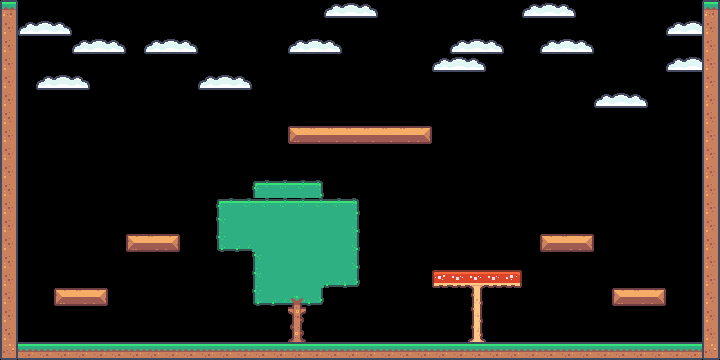

This is a level from a 2D game, rendered from its Tiled map with the project's own tilesets. A one-line summary and the map file follow, with tile-layer data summarised:
An orthogonal 40x20 tile map with 18x18 px tiles, 1 tile layer (Ground-n-platforms) and 9 objects (9x gold_coin).

<map version="1.10" tiledversion="1.10.2" orientation="orthogonal" renderorder="right-down" width="40" height="20" tilewidth="18" tileheight="18" infinite="0" nextlayerid="3" nextobjectid="12">
 <editorsettings>
  <export target="End_map.tmj" format="json" />
 </editorsettings>
 <tileset firstgid="1" name="tilemap_packed" tilewidth="18" tileheight="18" tilecount="180" columns="20">
  <image source="tilemap_packed.png" width="360" height="162" />
  <tile id="0">
   <properties>
    <property name="collides" type="bool" value="true" />
   </properties>
  </tile>
  <tile id="1">
   <properties>
    <property name="collides" type="bool" value="true" />
   </properties>
  </tile>
  <tile id="2">
   <properties>
    <property name="collides" type="bool" value="true" />
   </properties>
  </tile>
  <tile id="3">
   <properties>
    <property name="collides" type="bool" value="true" />
   </properties>
  </tile>
  <tile id="12">
   <properties>
    <property name="collides" type="bool" value="true" />
   </properties>
  </tile>
  <tile id="13">
   <properties>
    <property name="collides" type="bool" value="true" />
   </properties>
  </tile>
  <tile id="14">
   <properties>
    <property name="collides" type="bool" value="true" />
   </properties>
  </tile>
  <tile id="15">
   <properties>
    <property name="collides" type="bool" value="true" />
   </properties>
  </tile>
  <tile id="16">
   <properties>
    <property name="collides" type="bool" value="true" />
   </properties>
  </tile>
  <tile id="17">
   <properties>
    <property name="collides" type="bool" value="true" />
   </properties>
  </tile>
  <tile id="18">
   <properties>
    <property name="collides" type="bool" value="true" />
   </properties>
  </tile>
  <tile id="19">
   <properties>
    <property name="collides" type="bool" value="true" />
   </properties>
  </tile>
  <tile id="20">
   <properties>
    <property name="collides" type="bool" value="true" />
   </properties>
  </tile>
  <tile id="21">
   <properties>
    <property name="collides" type="bool" value="true" />
   </properties>
  </tile>
  <tile id="22">
   <properties>
    <property name="collides" type="bool" value="true" />
   </properties>
  </tile>
  <tile id="23">
   <properties>
    <property name="collides" type="bool" value="true" />
   </properties>
  </tile>
  <tile id="36">
   <properties>
    <property name="collides" type="bool" value="true" />
   </properties>
  </tile>
  <tile id="37">
   <properties>
    <property name="collides" type="bool" value="true" />
   </properties>
  </tile>
  <tile id="38">
   <properties>
    <property name="collides" type="bool" value="true" />
   </properties>
  </tile>
  <tile id="39">
   <properties>
    <property name="collides" type="bool" value="true" />
   </properties>
  </tile>
  <tile id="40">
   <properties>
    <property name="collides" type="bool" value="true" />
   </properties>
  </tile>
  <tile id="41">
   <properties>
    <property name="collides" type="bool" value="true" />
   </properties>
  </tile>
  <tile id="42">
   <properties>
    <property name="collides" type="bool" value="true" />
   </properties>
  </tile>
  <tile id="43">
   <properties>
    <property name="collides" type="bool" value="true" />
   </properties>
  </tile>
  <tile id="47">
   <properties>
    <property name="collides" type="bool" value="true" />
   </properties>
  </tile>
  <tile id="48">
   <properties>
    <property name="collides" type="bool" value="true" />
   </properties>
  </tile>
  <tile id="49">
   <properties>
    <property name="collides" type="bool" value="true" />
   </properties>
  </tile>
  <tile id="50">
   <properties>
    <property name="collides" type="bool" value="true" />
   </properties>
  </tile>
  <tile id="56">
   <properties>
    <property name="collides" type="bool" value="true" />
   </properties>
  </tile>
  <tile id="57">
   <properties>
    <property name="collides" type="bool" value="true" />
   </properties>
  </tile>
  <tile id="58">
   <properties>
    <property name="collides" type="bool" value="true" />
   </properties>
  </tile>
  <tile id="59">
   <properties>
    <property name="collides" type="bool" value="true" />
   </properties>
  </tile>
  <tile id="60">
   <properties>
    <property name="collides" type="bool" value="true" />
   </properties>
  </tile>
  <tile id="61">
   <properties>
    <property name="collides" type="bool" value="true" />
   </properties>
  </tile>
  <tile id="62">
   <properties>
    <property name="collides" type="bool" value="true" />
   </properties>
  </tile>
  <tile id="63">
   <properties>
    <property name="collides" type="bool" value="true" />
   </properties>
  </tile>
  <tile id="76">
   <properties>
    <property name="collides" type="bool" value="true" />
   </properties>
  </tile>
  <tile id="77">
   <properties>
    <property name="collides" type="bool" value="true" />
   </properties>
  </tile>
  <tile id="78">
   <properties>
    <property name="collides" type="bool" value="true" />
   </properties>
  </tile>
  <tile id="79">
   <properties>
    <property name="collides" type="bool" value="true" />
   </properties>
  </tile>
  <tile id="80">
   <properties>
    <property name="collides" type="bool" value="true" />
   </properties>
  </tile>
  <tile id="81">
   <properties>
    <property name="collides" type="bool" value="true" />
   </properties>
  </tile>
  <tile id="82">
   <properties>
    <property name="collides" type="bool" value="true" />
   </properties>
  </tile>
  <tile id="83">
   <properties>
    <property name="collides" type="bool" value="true" />
   </properties>
  </tile>
  <tile id="100">
   <properties>
    <property name="collides" type="bool" value="true" />
   </properties>
  </tile>
  <tile id="101">
   <properties>
    <property name="collides" type="bool" value="true" />
   </properties>
  </tile>
  <tile id="102">
   <properties>
    <property name="collides" type="bool" value="true" />
   </properties>
  </tile>
  <tile id="103">
   <properties>
    <property name="collides" type="bool" value="true" />
   </properties>
  </tile>
  <tile id="120">
   <properties>
    <property name="collides" type="bool" value="true" />
   </properties>
  </tile>
  <tile id="121">
   <properties>
    <property name="collides" type="bool" value="true" />
   </properties>
  </tile>
  <tile id="122">
   <properties>
    <property name="collides" type="bool" value="true" />
   </properties>
  </tile>
  <tile id="123">
   <properties>
    <property name="collides" type="bool" value="true" />
   </properties>
  </tile>
  <tile id="140">
   <properties>
    <property name="collides" type="bool" value="true" />
   </properties>
  </tile>
  <tile id="141">
   <properties>
    <property name="collides" type="bool" value="true" />
   </properties>
  </tile>
  <tile id="142">
   <properties>
    <property name="collides" type="bool" value="true" />
   </properties>
  </tile>
  <tile id="143">
   <properties>
    <property name="collides" type="bool" value="true" />
   </properties>
  </tile>
 </tileset>
 <layer id="1" name="Ground-n-platforms" width="40" height="20">
  <data>[800 cells, 192 non-empty, 29 distinct tile ids]</data>
 </layer>
 <objectgroup id="2" name="Coins">
  <object id="1" name="gold_coin" gid="152" x="250.621" y="323.799" width="18" height="18" />
  <object id="2" name="gold_coin" gid="152" x="326.314" y="323.799" width="18" height="18" />
  <object id="3" name="gold_coin" gid="152" x="469.919" y="251.643" width="18" height="18" />
  <object id="4" name="gold_coin" gid="152" x="324.192" y="108.038" width="18" height="18" />
  <object id="6" name="gold_coin" gid="152" x="351.074" y="108.038" width="18" height="18" />
  <object id="7" name="gold_coin" gid="152" x="377.955" y="107.331" width="18" height="18" />
  </objectgroup>
</map>
<!-- 3 of 9 objects omitted -->
